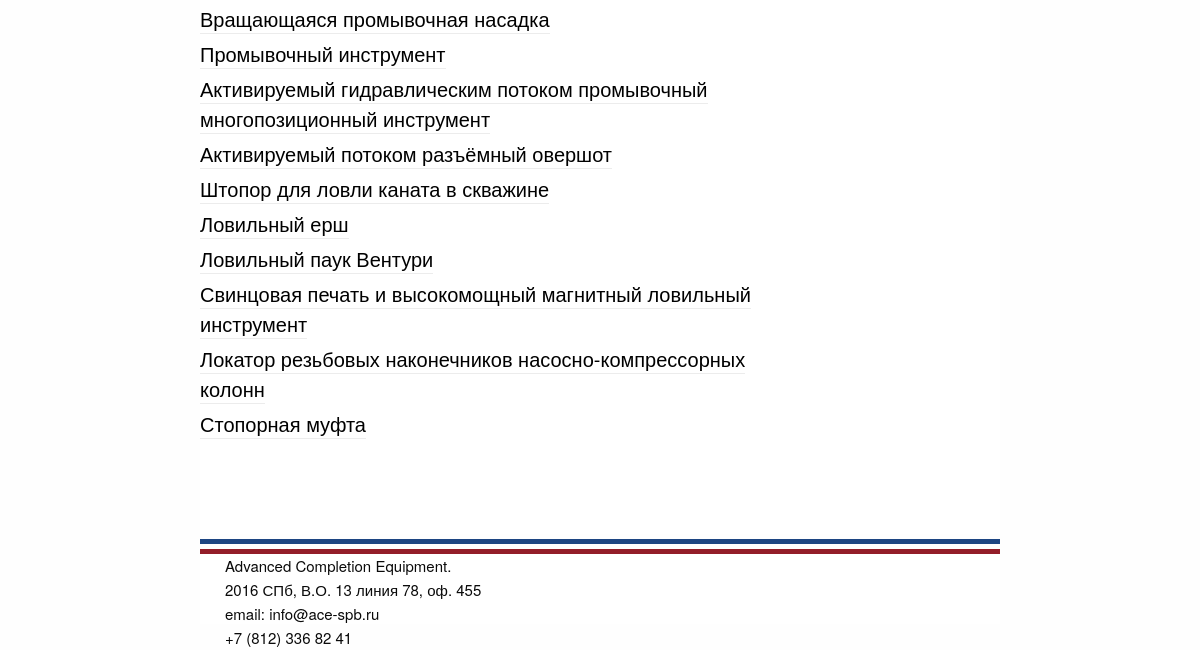
Page /catalog/2 (lower part) on the earlier database version.
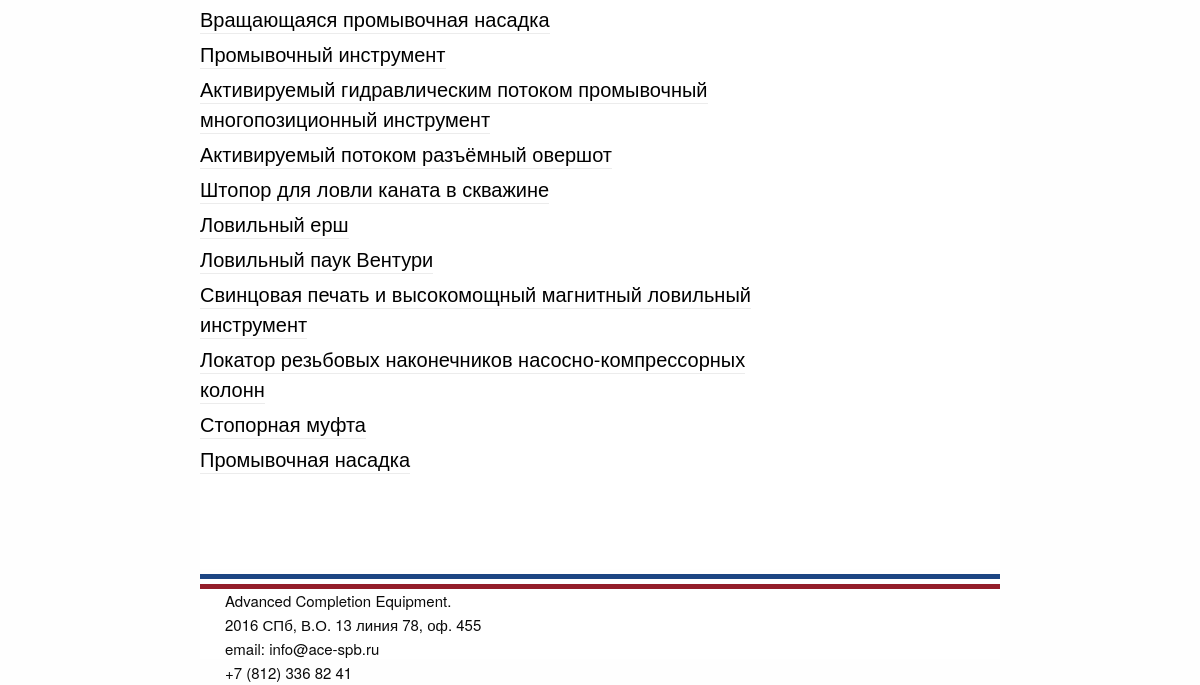
Same page on the later database version.
### main/models.py (models this page shows)
class Product(models.Model):
	title = models.CharField(max_length=300, verbose_name="Название")
	category = models.ForeignKey(Category)
	desctiption = RedactorField(max_length=3000, verbose_name="Описание")
	text = RedactorField(max_length=3000, verbose_name="Особенности", blank=True)
	image = models.ImageField(upload_to='images/')
	specification_image = models.ImageField(upload_to='images/specifications')
	promoted = models.BooleanField(default=False)
	promoted_name = models.CharField(max_length=300)
	class Meta:
		verbose_name = 'Продукт'
		verbose_name_plural = 'Продукты'
	def __str__(self):
		return '{}'.format(self.title)
	def admin_thumbnail(self):
		return u'<img src="{0}" height="300px"/>'.format(self.image.url)
	admin_thumbnail.short_description = 'Thumbnail'
	admin_thumbnail.allow_tags = True

### main/views.py (the view)
# urls.py: url(r'^catalog/([0-9]+)', product_list, name='product_list'),
def product_list(request, category_id):
	cs = Category.objects.all()
	category = Category.objects.get(id=category_id)
	ps = Product.objects.filter(category__id=category_id)
	return render_to_response('product_list.html', context={'products' : ps,  'category_id':category_id, 'category':category, 'categories':cs})

### templates/product_list.html (shortened to what this page needs)
{% extends 'base.html' %}
{% load static %}
{% block content%}
		<div class="content">
			<main class="main-index">
				<div class="product-list">
					<div class="product-list__list">
						{% for p in products %}
							<div style="margin-bottom: 5px;">
								<a style="border-bottom:1px solid #ececec;" class="product-link" href="{% url 'product' p.id %}" data-image="{{p.image.url}}">{{p}}</a>
								<br/>
							</div>
						{% endfor %}
					</div>
				</div>
			</main>
		</div>
{% endblock %}

Differences in the rows shown:
added Product: title "Промывочная насадка"
